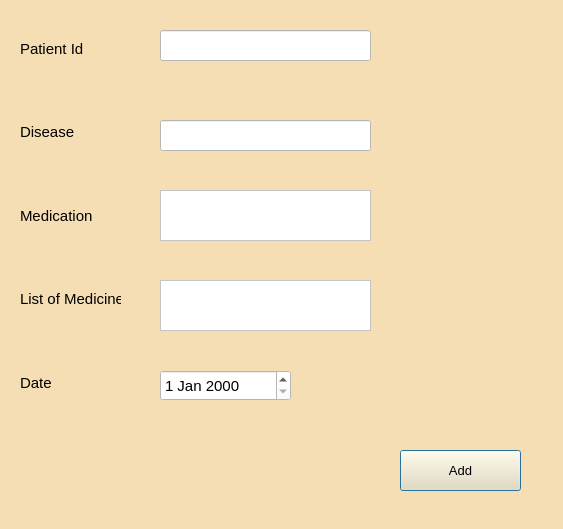
<?xml version="1.0" encoding="UTF-8"?>
<ui version="4.0">
 <class>Dialog</class>
 <widget class="QDialog" name="Dialog">
  <property name="geometry">
   <rect>
    <x>0</x>
    <y>0</y>
    <width>563</width>
    <height>529</height>
   </rect>
  </property>
  <property name="windowTitle">
   <string>AddRecordForm</string>
  </property>
  <property name="styleSheet">
   <string notr="true">background:rgb(245,222,179)</string>
  </property>
  <widget class="QLineEdit" name="lineEdit_patientId">
   <property name="enabled">
    <bool>false</bool>
   </property>
   <property name="geometry">
    <rect>
     <x>160</x>
     <y>30</y>
     <width>211</width>
     <height>31</height>
    </rect>
   </property>
   <property name="font">
    <font>
     <pointsize>10</pointsize>
    </font>
   </property>
   <property name="styleSheet">
    <string notr="true">background:white</string>
   </property>
  </widget>
  <widget class="QLineEdit" name="lineEdit_disease">
   <property name="geometry">
    <rect>
     <x>160</x>
     <y>120</y>
     <width>211</width>
     <height>31</height>
    </rect>
   </property>
   <property name="font">
    <font>
     <pointsize>10</pointsize>
    </font>
   </property>
   <property name="styleSheet">
    <string notr="true">background:white</string>
   </property>
  </widget>
  <widget class="QPlainTextEdit" name="plainTextEdit_medication">
   <property name="geometry">
    <rect>
     <x>160</x>
     <y>190</y>
     <width>211</width>
     <height>51</height>
    </rect>
   </property>
   <property name="font">
    <font>
     <pointsize>10</pointsize>
    </font>
   </property>
   <property name="styleSheet">
    <string notr="true">background:white</string>
   </property>
  </widget>
  <widget class="QPlainTextEdit" name="plainTextEdit_listOfMedicine">
   <property name="geometry">
    <rect>
     <x>160</x>
     <y>280</y>
     <width>211</width>
     <height>51</height>
    </rect>
   </property>
   <property name="font">
    <font>
     <pointsize>10</pointsize>
    </font>
   </property>
   <property name="styleSheet">
    <string notr="true">background:white</string>
   </property>
  </widget>
  <widget class="QDateEdit" name="dateEdit">
   <property name="geometry">
    <rect>
     <x>160</x>
     <y>370</y>
     <width>131</width>
     <height>31</height>
    </rect>
   </property>
   <property name="font">
    <font>
     <pointsize>11</pointsize>
    </font>
   </property>
   <property name="styleSheet">
    <string notr="true">background:white</string>
   </property>
  </widget>
  <widget class="QPushButton" name="pushButton_add">
   <property name="geometry">
    <rect>
     <x>400</x>
     <y>450</y>
     <width>121</width>
     <height>41</height>
    </rect>
   </property>
   <property name="font">
    <font>
     <pointsize>10</pointsize>
    </font>
   </property>
   <property name="text">
    <string>Add</string>
   </property>
  </widget>
  <widget class="QWidget" name="layoutWidget">
   <property name="geometry">
    <rect>
     <x>20</x>
     <y>10</y>
     <width>101</width>
     <height>411</height>
    </rect>
   </property>
   <layout class="QVBoxLayout" name="verticalLayout">
    <item>
     <widget class="QLabel" name="label">
      <property name="font">
       <font>
        <pointsize>11</pointsize>
       </font>
      </property>
      <property name="text">
       <string>Patient Id</string>
      </property>
     </widget>
    </item>
    <item>
     <widget class="QLabel" name="label_2">
      <property name="font">
       <font>
        <pointsize>11</pointsize>
       </font>
      </property>
      <property name="text">
       <string>Disease</string>
      </property>
     </widget>
    </item>
    <item>
     <widget class="QLabel" name="label_3">
      <property name="font">
       <font>
        <pointsize>11</pointsize>
       </font>
      </property>
      <property name="text">
       <string>Medication</string>
      </property>
     </widget>
    </item>
    <item>
     <widget class="QLabel" name="label_4">
      <property name="font">
       <font>
        <pointsize>11</pointsize>
       </font>
      </property>
      <property name="text">
       <string>List of Medicine</string>
      </property>
     </widget>
    </item>
    <item>
     <widget class="QLabel" name="label_5">
      <property name="font">
       <font>
        <pointsize>11</pointsize>
       </font>
      </property>
      <property name="text">
       <string>Date</string>
      </property>
     </widget>
    </item>
   </layout>
  </widget>
 </widget>
 <resources/>
 <connections/>
</ui>
